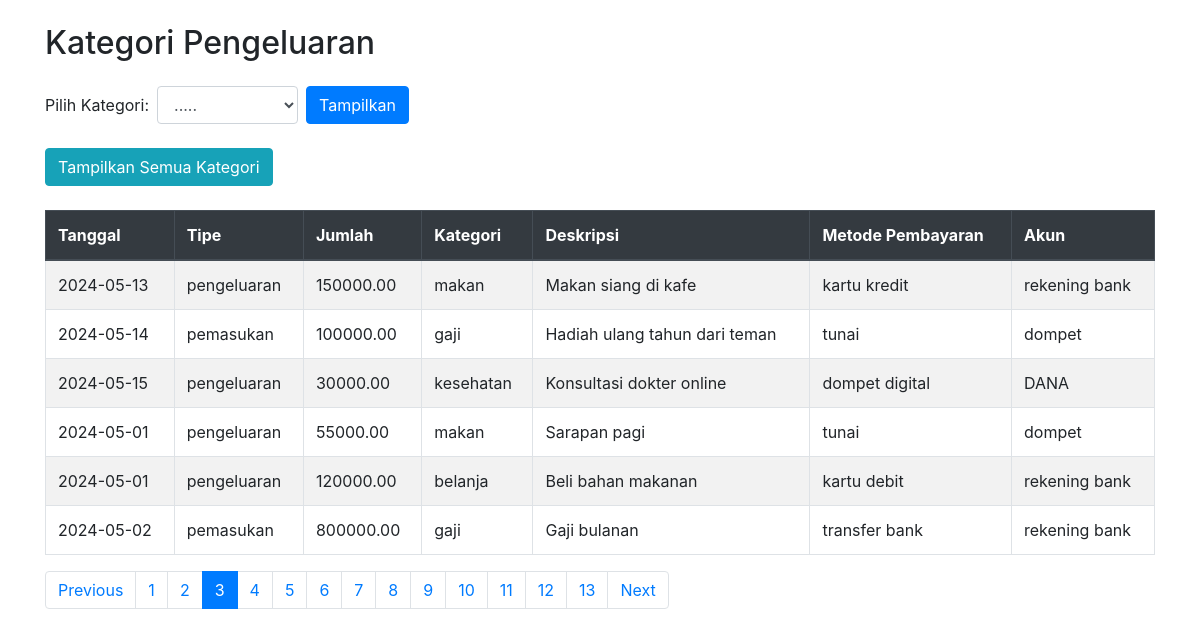
The page /category.php?page=3 on the database its author committed.
### tables this page shows
CREATE TABLE IF NOT EXISTS `daily_expenses` (
  `username` varchar(20) NOT NULL,
  `id` int unsigned NOT NULL DEFAULT '0',
  `amount` decimal(10,2) NOT NULL,
  `type` varchar(15) NOT NULL,
  `category` varchar(50) NOT NULL,
  `date` date NOT NULL,
  `description` text,
  `payment_method` varchar(50) DEFAULT NULL,
  `account` varchar(50) DEFAULT NULL,
  `created_at` timestamp NULL DEFAULT CURRENT_TIMESTAMP,
  `updated_at` timestamp NULL DEFAULT CURRENT_TIMESTAMP ON UPDATE CURRENT_TIMESTAMP,
  PRIMARY KEY (`id`),
  UNIQUE KEY `id` (`id`),
  CONSTRAINT `daily_expenses_chk_1` CHECK ((`type` in (_utf8mb4'pemasukan',_utf8mb4'pengeluaran')))
);

### category.php (the view, shortened to what this page needs)
<?php
$conn = connection();
$selected_category = isset($_POST['category']) ? $_POST['category'] : '';
$page = isset($_GET['page']) ? (int)$_GET['page'] : 1;
$limit = 6;
$offset = ($page - 1) * $limit;
$expenses = [];
if ($_SERVER["REQUEST_METHOD"] == "POST" && $selected_category) {
    $sql = "SELECT * FROM daily_expenses WHERE category = ? LIMIT ? OFFSET ?";
    $stmt = $conn->prepare($sql);
    if ($stmt) {
        $stmt->bind_param("sii", $selected_category, $limit, $offset);
        if ($stmt->execute()) {
            $result = $stmt->get_result();
            $expenses = $result->fetch_all(MYSQLI_ASSOC);
            $stmt->close();
            if (empty($expenses)) {
                $message = "Belum ada yang pakai kategori ini.";
            }
        } else {
            $message = "Terjadi kesalahan saat mengambil data.";
        }
    } else {
        $message = "Terjadi kesalahan dalam menyiapkan statement.";
    }
} else {
    $sql = "SELECT * FROM daily_expenses LIMIT ? OFFSET ?";
    $stmt = $conn->prepare($sql);
    if ($stmt) {
        $stmt->bind_param("ii", $limit, $offset);
        if ($stmt->execute()) {
            $result = $stmt->get_result();
            $expenses = $result->fetch_all(MYSQLI_ASSOC);
        } else {
            $message = "Terjadi kesalahan saat mengambil data.";
        }
    } else {
        $message = "Terjadi kesalahan dalam menyiapkan statement.";
    }
}
$total_sql = $selected_category ? "SELECT COUNT(*) as count FROM daily_expenses WHERE category = ?" : "SELECT COUNT(*) as count FROM daily_expenses";
$stmt = $conn->prepare($total_sql);
$stmt->execute();
$result = $stmt->get_result();
$total_records = $result->fetch_assoc()['count'];
$total_pages = ceil($total_records / $limit);
?>
<!DOCTYPE html>
<html lang="en">
<head>
    <link rel="stylesheet" href="https://stackpath.bootstrapcdn.com/bootstrap/4.5.2/css/bootstrap.min.css">
</head>
<body>
    <div class="container">
        <h2 class="my-4">Kategori Pengeluaran</h2>
        <form method="post" action="category.php" class="form-inline mb-4">
            <div class="form-group mr-2">
                <label for="category" class="mr-2">Pilih Kategori:</label>
                <select name="category" id="category" class="form-control" required>
                    <option value="">.....</option>
                </select>
            </div>
            <button type="submit" class="btn btn-primary">Tampilkan</button>
        </form>
        <form method="post" action="category.php" class="form-inline mb-4">
            <button type="submit" class="btn btn-info mr-2">Tampilkan Semua Kategori</button>
        </form>
        <div class="table-container">
            <?php if (!empty($expenses)): ?>
                <table class="table table-striped table-bordered">
                    <thead class="thead-dark">
                        <tr>
                            <th>Tanggal</th>
                            <th>Tipe</th>
                            <th>Jumlah</th>
                            <th>Kategori</th>
                            <th>Deskripsi</th>
                            <th>Metode Pembayaran</th>
                            <th>Akun</th>
                        </tr>
                    </thead>
                    <tbody>
                        <?php foreach ($expenses as $expense): ?>
                            <tr>
                                <td><?php echo htmlspecialchars($expense["date"]); ?></td>
                                <td><?php echo htmlspecialchars($expense["type"]); ?></td>
                                <td><?php echo htmlspecialchars($expense["amount"]); ?></td>
                                <td><?php echo htmlspecialchars($expense["category"]); ?></td>
                                <td><?php echo htmlspecialchars($expense["description"]); ?></td>
                                <td><?php echo htmlspecialchars($expense["payment_method"]); ?></td>
                                <td><?php echo htmlspecialchars($expense["account"]); ?></td>
                            </tr>
                        <?php endforeach; ?>
                    </tbody>
                </table>
                <nav aria-label="Page navigation">
                    <ul class="pagination">
                        <?php if ($page > 1): ?>
                            <li class="page-item"><a class="page-link" href="?page=<?php echo $page - 1; ?>">Previous</a></li>
                        <?php endif; ?>
                        <?php for ($i = 1; $i <= $total_pages; $i++): ?>
                            <li class="page-item <?php if ($i == $page) echo 'active'; ?>"><a class="page-link" href="?page=<?php echo $i; ?>"><?php echo $i; ?></a></li>
                        <?php endfor; ?>
                        <?php if ($page < $total_pages): ?>
                            <li class="page-item"><a class="page-link" href="?page=<?php echo $page + 1; ?>">Next</a></li>
                        <?php endif; ?>
                    </ul>
                </nav>
            <?php elseif ($_SERVER["REQUEST_METHOD"] == "POST"): ?>
                <p>Belum ada yang pakai kategori ini.</p>
            <?php endif; ?>
        </div>
    </div>
</body>
</html>

### category.php (style rules this page uses)
.container { margin-top: 20px; }
.table-container { margin-top: 20px; }

### rows shown on the page
daily_expenses: date "2024-05-13", type "pengeluaran", amount "150000.00", category "makan", description "Makan siang di kafe", payment_method "kartu kredit", account "rekening bank"
daily_expenses: date "2024-05-14", type "pemasukan", amount "100000.00", category "gaji", description "Hadiah ulang tahun dari teman", payment_method "tunai", account "dompet"
daily_expenses: date "2024-05-15", type "pengeluaran", amount "30000.00", category "kesehatan", description "Konsultasi dokter online", payment_method "dompet digital", account "DANA"
daily_expenses: date "2024-05-01", type "pengeluaran", amount "55000.00", category "makan", description "Sarapan pagi", payment_method "tunai", account "dompet"
daily_expenses: date "2024-05-01", type "pengeluaran", amount "120000.00", category "belanja", description "Beli bahan makanan", payment_method "kartu debit", account "rekening bank"
daily_expenses: date "2024-05-02", type "pemasukan", amount "800000.00", category "gaji", description "Gaji bulanan", payment_method "transfer bank", account "rekening bank"
